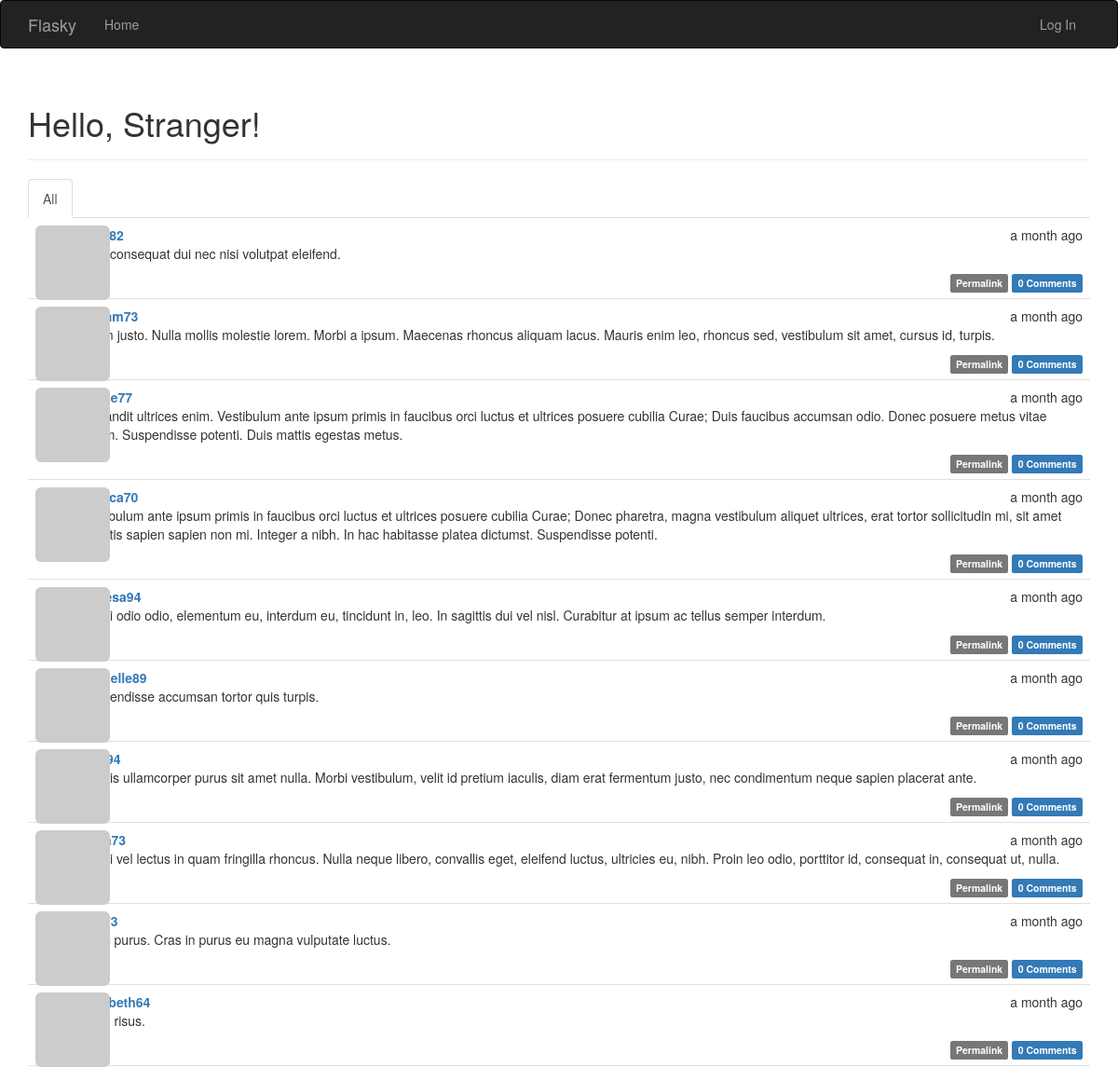
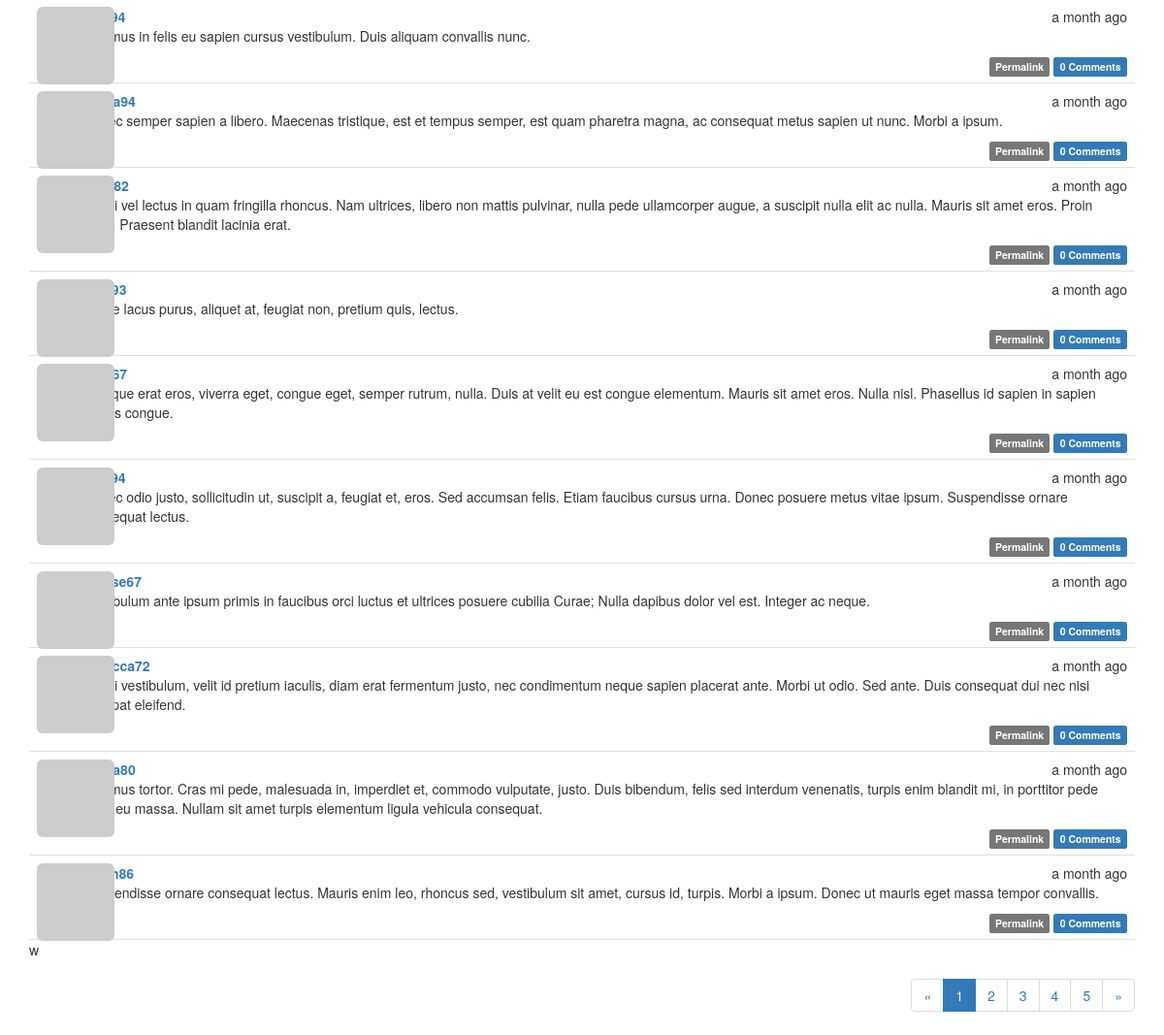
The page / on the database its author committed (2 pictures, top to bottom).
### app/models.py (models this page shows, shortened)
class Post(db.Model):
    __tablename__ = 'posts'
    id = db.Column(db.Integer, primary_key=True)
    body = db.Column(db.Text)
    timestamp = db.Column(db.DateTime, index=True, default=datetime.utcnow)
    author_id = db.Column(db.Integer, db.ForeignKey('users.id'))
    body_html = db.Column(db.Text)
    comments = db.relationship('Comment',backref='post', lazy='dynamic')

class User(UserMixin, db.Model):
    __tablename__ = 'users'
    id = db.Column(db.Integer, primary_key=True)
    email = db.Column(db.String(64), unique=True, index=True)
    username = db.Column(db.String(64), unique=True, index=True)
    role_id = db.Column(db.Integer, db.ForeignKey('roles.id'))
    password_hash = db.Column(db.String(128))
    confirmed = db.Column(db.Boolean, default=False)
    name = db.Column(db.String(64))
    location = db.Column(db.String(64))
    about_me = db.Column(db.Text())
    member_since = db.Column(db.DateTime(), default=datetime.utcnow)
    last_seen = db.Column(db.DateTime(), default=datetime.utcnow)
    avatar_hash = db.Column(db.String(32))
    posts = db.relationship('Post', backref='author', lazy='dynamic')
    followed = db.relationship('Follow',
                               foreign_keys=[Follow.follower_id],
                               backref=db.backref('follower',lazy='joined'),
                               lazy='dynamic',
                               cascade='all, delete-orphan')
    followers = db.relationship('Follow',
                               foreign_keys=[Follow.followed_id],
                               backref=db.backref('followed',lazy='joined'),
                               lazy='dynamic',
                               cascade='all, delete-orphan')
    comments = db.relationship('Comment',backref='author', lazy='dynamic')
    @property
    def password(self):
        raise AttributeError('password is not a readable attribute')
    def gravatar(self, size=100, default='identicon', rating='g'):
        if request.is_secure:
            url = 'https://secure.gravatar.com/avatar'
        else:
            url = 'http://www.gravatar.com/avatar'
        hash = self.avatar_hash or hashlib.md5(
            self.email.encode('utf-8')).hexdigest()
        return '{url}/{hash}?s={size}&d={default}&r={rating}'.format(
            url=url, hash=hash, size=size, default=default, rating=rating)

### app/main/views.py (the view)
@main.route('/', methods=['GET', 'POST'])
def index():
    form = PostForm()
    if current_user.can(Permission.WRITE_ARTICLES) and \
            form.validate_on_submit():
        post = Post(body=form.body.data,
                    author=current_user._get_current_object())
        db.session.add(post)
        return redirect(url_for('.index'))
    page = request.args.get('page', 1, type=int)
    show_followed = False
    if current_user.is_authenticated:
        show_followed = bool(request.cookies.get('show_followed',''))
    if show_followed:
        query = current_user.followed_posts
    else:
        query = Post.query
    pagination = query.order_by(Post.timestamp.desc()).paginate(
        page=page,per_page=current_app.config['FLASKY_POSTS_PER_PAGE'],error_out=False
    )
    posts = pagination.items
    return render_template('index.html', form=form, posts=posts,pagination=pagination)

### app/auth/views.py (called while the page is built)
@auth.before_app_request
def before_request():
    if current_user.is_authenticated:
        current_user.ping()
        if not current_user.confirmed \
                and request.endpoint[:5] != 'auth.' \
                and request.endpoint != 'static':
            return redirect(url_for('auth.unconfirmed'))

### app/main/__init__.py (called while the page is built)
@main.app_context_processor
def inject_permissions():
    return dict(Permission=Permission)

### app/main/views.py (called while the page is built)
@main.after_app_request
def after_request(response):
    for query in get_debug_queries():
        if query.duration >= current_app.config['FLASKY_SLOW_DB_QUERY_TIME']:
            current_app.logger.warning(
                'Slow query: %s\nParameters: %s\nDuration: %ds\nContext: %s\n'
                % (query.statement, query.parameters, query.duration,query.context)
            )
    return response

### app/models.py (called while the page is built)
    def can(self, permissions):
        return False

    def is_administrator(self):
        return False

### app/templates/index.html (shortened to what this page needs)
{% extends "base.html" %}
{% import "bootstrap/wtf.html" as wtf %}
{% import "_macros.html" as macros %}
{% block page_content %}
<div class="page-header">
    <h1>Hello, {% if current_user.is_authenticated %}{{ current_user.username }}{% else %}Stranger{% endif %}!</h1>
</div>
<div class="post-tabs">
    <ul class="nav nav-tabs">
        <li{% if not show_followed %} class="active"{% endif %}><a href="{{ url_for('.show_all') }}">All</a></li>
    </ul>
    {% include '_posts.html' %}
</div>
{% if pagination %}
<div class="pagination">
    {{ macros.pagination_widget(pagination, '.index') }}
</div>
{% endif %}
{% endblock %}

### app/templates/_posts.html (shortened to what this page needs)
<ul class="posts">
    {% for post in posts %}
    <li class="post">
        <div class="post-thumbnail">
            <a href="{{ url_for('.user', username=post.author.username) }}">
                <img class="img-rounded profile-thumbnail" src="{{ post.author.gravatar(size=40) }}">
            </a>
        </div>
        <div class="post-content">
            <div class="post-date">{{ moment(post.timestamp).fromNow() }}</div>
            <div class="post-author"><a href="{{ url_for('.user', username=post.author.username) }}">{{ post.author.username }}</a></div>
            <div class="post-body">
                {% if post.body_html %}
                    {{ post.body_html | safe }}
                {% else %}
                    {{ post.body }}
                {% endif %}
            </div>
            <div class="post-footer">
                <a href="{{ url_for('.post', id=post.id) }}">
                    <span class="label label-default">Permalink</span>
                </a>
                <a href="{{ url_for('.post', id=post.id) }}#comments">
                    <span class="label label-primary">{{ post.comments.count() }} Comments</span>
                </a>
            </div>
        </div>
    </li>
    {% endfor %}w
</ul>

### app/static/styles.css (style rules this page uses)
.profile-thumbnail { position: absolute; }
div.post-tabs { margin-top: 16px; }
ul.posts { list-style-type: none; padding: 0px; margin: 16px 0px 0px 0px; border-top: 1px solid #e0e0e0; }
div.post-tabs ul.posts { margin: 0px; border-top: none; }
ul.posts li.post { padding: 8px; border-bottom: 1px solid #e0e0e0; }
div.post-date { float: right; }
div.post-author { font-weight: bold; }
div.post-thumbnail { position: absolute; }
div.post-content { margin-left: 48px; min-height: 48px; }
div.post-footer { text-align: right; }
div.pagination { width: 100%; text-align: right; padding: 0px; margin: 0px; }

### rows shown on the page
Post: timestamp "a month ago", body_html "Duis consequat dui nec nisi volutpat eleifend.", comments.count "0"
Post: timestamp "a month ago", body_html "Etiam justo. Nulla mollis molestie lorem. Morbi a ipsum. Maecenas rhoncus aliquam lacus. Mauris enim leo, rhoncus sed, vestibulum sit amet, cursus id, turpis.", comments.count "0"
Post: timestamp "a month ago", body_html "In blandit ultrices enim. Vestibulum ante ipsum primis in faucibus orci luctus et ultrices posuere cubilia Curae; Duis faucibus accumsan odio. Donec posuere metus vitae ipsum. Suspendisse potenti. Duis mattis egestas metus.", comments.count "0"
Post: timestamp "a month ago", body_html "Vestibulum ante ipsum primis in faucibus orci luctus et ultrices posuere cubilia Curae; Donec pharetra, magna vestibulum aliquet ultrices, erat tortor sollicitudin mi, sit amet lobortis sapien sapien non mi. Integer a nibh. In hac habitasse platea dictumst. Suspendisse potenti.", comments.count "0"
Post: timestamp "a month ago", author.username "theresa94", body_html "Morbi odio odio, elementum eu, interdum eu, tincidunt in, leo. In sagittis dui vel nisl. Curabitur at ipsum ac tellus semper interdum.", comments.count "0"
Post: timestamp "a month ago", author.username "michelle89", body_html "Suspendisse accumsan tortor quis turpis.", comments.count "0"
Post: timestamp "a month ago", body_html "Mauris ullamcorper purus sit amet nulla. Morbi vestibulum, velit id pretium iaculis, diam erat fermentum justo, nec condimentum neque sapien placerat ante.", comments.count "0"
Post: timestamp "a month ago", body_html "Morbi vel lectus in quam fringilla rhoncus. Nulla neque libero, convallis eget, eleifend luctus, ultricies eu, nibh. Proin leo odio, porttitor id, consequat in, consequat ut, nulla.", comments.count "0"
Post: timestamp "a month ago", body_html "Nunc purus. Cras in purus eu magna vulputate luctus.", comments.count "0"
Post: timestamp "a month ago", author.username "elizabeth64", body_html "Proin risus.", comments.count "0"
Post: timestamp "a month ago", body_html "Vivamus in felis eu sapien cursus vestibulum. Duis aliquam convallis nunc.", comments.count "0"
Post: timestamp "a month ago", body_html "Donec semper sapien a libero. Maecenas tristique, est et tempus semper, est quam pharetra magna, ac consequat metus sapien ut nunc. Morbi a ipsum.", comments.count "0"
Post: timestamp "a month ago", body_html "Morbi vel lectus in quam fringilla rhoncus. Nam ultrices, libero non mattis pulvinar, nulla pede ullamcorper augue, a suscipit nulla elit ac nulla. Mauris sit amet eros. Proin risus. Praesent blandit lacinia erat.", comments.count "0"
Post: timestamp "a month ago", body_html "Fusce lacus purus, aliquet at, feugiat non, pretium quis, lectus.", comments.count "0"
Post: timestamp "a month ago", body_html "Quisque erat eros, viverra eget, congue eget, semper rutrum, nulla. Duis at velit eu est congue elementum. Mauris sit amet eros. Nulla nisl. Phasellus id sapien in sapien iaculis congue.", comments.count "0"
Post: timestamp "a month ago", body_html "Donec odio justo, sollicitudin ut, suscipit a, feugiat et, eros. Sed accumsan felis. Etiam faucibus cursus urna. Donec posuere metus vitae ipsum. Suspendisse ornare consequat lectus.", comments.count "0"
Post: timestamp "a month ago", body_html "Vestibulum ante ipsum primis in faucibus orci luctus et ultrices posuere cubilia Curae; Nulla dapibus dolor vel est. Integer ac neque.", comments.count "0"
Post: timestamp "a month ago", author.username "rebecca72", body_html "Morbi vestibulum, velit id pretium iaculis, diam erat fermentum justo, nec condimentum neque sapien placerat ante. Morbi ut odio. Sed ante. Duis consequat dui nec nisi volutpat eleifend.", comments.count "0"
Post: timestamp "a month ago", body_html "Vivamus tortor. Cras mi pede, malesuada in, imperdiet et, commodo vulputate, justo. Duis bibendum, felis sed interdum venenatis, turpis enim blandit mi, in porttitor pede justo eu massa. Nullam sit amet turpis elementum ligula vehicula consequat.", comments.count "0"
Post: timestamp "a month ago", body_html "Suspendisse ornare consequat lectus. Mauris enim leo, rhoncus sed, vestibulum sit amet, cursus id, turpis. Morbi a ipsum. Donec ut mauris eget massa tempor convallis.", comments.count "0"

### other values the page prints
{{ p }} "1"
{{ p }} "2" "3" "4" "5"
